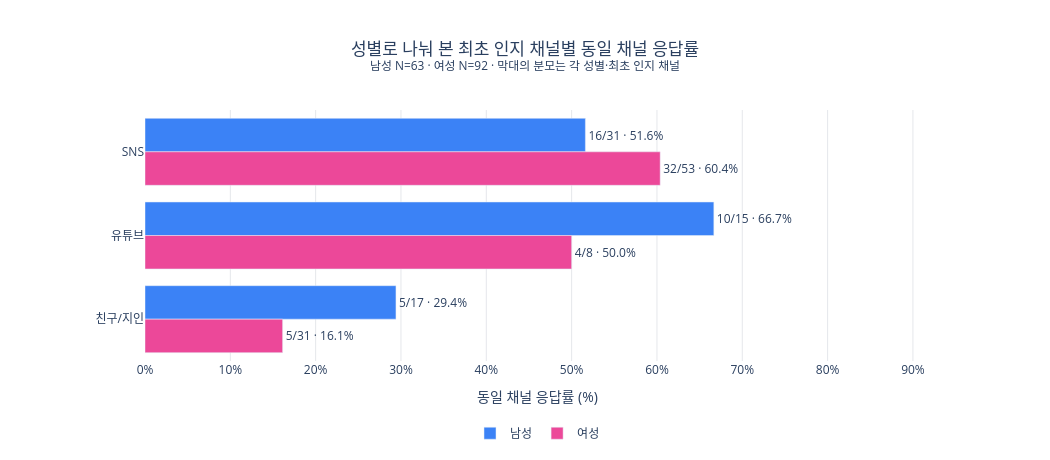

Here is the notebook cell this chart was saved with:
### Markdown cell above
#### 성별 세부 비교

전체 결과와 같은 공통 3채널 인지자 155명 안에서 채널별 동일 채널 응답률을 성별로 나눠 본다.

### Code cell
h3_gender_base = gender_ref.loc[
    gender_ref['user_id'].isin(users['user_id'])
    & gender_ref['discovery_label'].isin(COMMON_CH)
].copy()
assert len(h3_gender_base) == channel_n == 155
h3_rows = []
for gender in GENDERS:
    for channel in COMMON_CH:
        part = h3_gender_base.loc[
            h3_gender_base['gender'].eq(gender)
            & h3_gender_base['discovery_label'].eq(channel)
        ]
        matches = int(part['discovery_label'].eq(part['influence_label']).sum())
        denominator = len(part)
        assert denominator > 0
        h3_rows.append([gender, channel, matches, denominator,
                        matches / denominator * 100, n_n_pct(matches, denominator)])
h3_gender = pd.DataFrame(h3_rows, columns=['성별', '최초 인지 채널', '동일 채널', '채널 N', '응답률(%)', 'n/N · %'])
assert h3_gender['채널 N'].sum() == channel_n
assert h3_gender.groupby('최초 인지 채널')['동일 채널'].sum().reindex(COMMON_CH).tolist() == cross_match['일치'].tolist()
display(h3_gender[['성별', '최초 인지 채널', 'n/N · %']])

fig = go.Figure()
for gender in GENDERS:
    part = h3_gender.loc[h3_gender['성별'].eq(gender)].set_index('최초 인지 채널').reindex(COMMON_CH)
    fig.add_trace(go.Bar(
        y=COMMON_CH, x=part['응답률(%)'], orientation='h', name=gender,
        marker_color=GENDER_COLORS[gender], text=part['n/N · %'], textposition='outside',
        customdata=part['n/N · %'],
        hovertemplate='%{y}<br>' + gender + ' %{customdata}<extra></extra>',
    ))
fig.update_layout(
    barmode='group',
    title=dict(text=f'성별로 나눠 본 최초 인지 채널별 동일 채널 응답률<br><sup>남성 N={int(h3_gender_base["gender"].eq("남성").sum())} · 여성 N={int(h3_gender_base["gender"].eq("여성").sum())} · 막대의 분모는 각 성별·최초 인지 채널</sup>', x=0.5),
    xaxis=dict(title='동일 채널 응답률 (%)', range=[0, 92], gridcolor='#E5E7EB', ticksuffix='%'),
    yaxis=dict(autorange='reversed'),
    paper_bgcolor='white', plot_bgcolor='white',
    legend=dict(orientation='h', x=0.5, xanchor='center', y=-0.23),
    height=460, width=1050, margin=dict(l=145, r=120, t=110, b=85),
)
fig.show()

### Figure 1 — Plotly figure (JSON) as saved in the notebook; plotly's stock layout.template omitted (floating-point values rounded to 4 significant figures)
{"data": [{"customdata": ["16/31 · 51.6%", "10/15 · 66.7%", "5/17 · 29.4%"], "hovertemplate": "%{y}<br>남성 %{customdata}<extra></extra>", "marker": {"color": "#3B82F6"}, "name": "남성", "orientation": "h", "text": ["16/31 · 51.6%", "10/15 · 66.7%", "5/17 · 29.4%"], "textposition": "outside", "type": "bar", "x": [51.61, 66.67, 29.41], "y": ["SNS", "유튜브", "친구/지인"]}, {"customdata": ["32/53 · 60.4%", "4/8 · 50.0%", "5/31 · 16.1%"], "hovertemplate": "%{y}<br>여성 %{customdata}<extra></extra>", "marker": {"color": "#EC4899"}, "name": "여성", "orientation": "h", "text": ["32/53 · 60.4%", "4/8 · 50.0%", "5/31 · 16.1%"], "textposition": "outside", "type": "bar", "x": [60.38, 50.0, 16.13], "y": ["SNS", "유튜브", "친구/지인"]}], "layout": {"barmode": "group", "height": 460, "legend": {"orientation": "h", "x": 0.5, "xanchor": "center", "y": -0.23}, "margin": {"b": 85, "l": 145, "r": 120, "t": 110}, "paper_bgcolor": "white", "plot_bgcolor": "white", "title": {"text": "성별로 나눠 본 최초 인지 채널별 동일 채널 응답률<br><sup>남성 N=63 · 여성 N=92 · 막대의 분모는 각 성별·최초 인지 채널</sup>", "x": 0.5}, "width": 1050, "xaxis": {"gridcolor": "#E5E7EB", "range": [0, 92], "ticksuffix": "%", "title": {"text": "동일 채널 응답률 (%)"}}, "yaxis": {"autorange": "reversed"}}}
